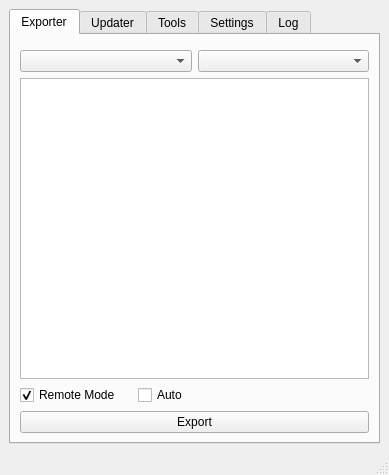
<?xml version="1.0" encoding="UTF-8"?>
<ui version="4.0">
 <class>MainWindow</class>
 <widget class="QMainWindow" name="MainWindow">
  <property name="geometry">
   <rect>
    <x>0</x>
    <y>0</y>
    <width>389</width>
    <height>475</height>
   </rect>
  </property>
  <property name="contextMenuPolicy">
   <enum>Qt::DefaultContextMenu</enum>
  </property>
  <property name="windowTitle">
   <string>Kamoo's TSM App</string>
  </property>
  <property name="unifiedTitleAndToolBarOnMac">
   <bool>false</bool>
  </property>
  <widget class="QWidget" name="centralwidget">
   <layout class="QVBoxLayout" name="verticalLayout_2">
    <item>
     <widget class="QTabWidget" name="tabWidget">
      <property name="currentIndex">
       <number>0</number>
      </property>
      <property name="tabBarAutoHide">
       <bool>false</bool>
      </property>
      <widget class="QWidget" name="tab_exporter">
       <attribute name="title">
        <string>Exporter</string>
       </attribute>
       <layout class="QVBoxLayout" name="verticalLayout_3">
        <item>
         <widget class="QWidget" name="widget" native="true">
          <layout class="QHBoxLayout" name="horizontalLayout">
           <property name="leftMargin">
            <number>0</number>
           </property>
           <property name="topMargin">
            <number>0</number>
           </property>
           <property name="rightMargin">
            <number>0</number>
           </property>
           <property name="bottomMargin">
            <number>0</number>
           </property>
          </layout>
         </widget>
        </item>
        <item>
         <widget class="QWidget" name="widget_3" native="true">
          <layout class="QHBoxLayout" name="horizontalLayout_3">
           <property name="leftMargin">
            <number>0</number>
           </property>
           <property name="topMargin">
            <number>0</number>
           </property>
           <property name="rightMargin">
            <number>0</number>
           </property>
           <property name="bottomMargin">
            <number>0</number>
           </property>
           <item>
            <widget class="QComboBox" name="comboBox_exporter_region">
             <property name="currentText">
              <string/>
             </property>
             <property name="placeholderText">
              <string/>
             </property>
            </widget>
           </item>
           <item>
            <widget class="QComboBox" name="comboBox_exporter_game_version">
             <property name="placeholderText">
              <string/>
             </property>
            </widget>
           </item>
          </layout>
         </widget>
        </item>
        <item>
         <widget class="QListView" name="listView_exporter_realms"/>
        </item>
        <item>
         <layout class="QHBoxLayout" name="horizontalLayout_5">
          <item>
           <widget class="QCheckBox" name="checkBox_exporter_remote">
            <property name="toolTip">
             <string>Export from DB on Github</string>
            </property>
            <property name="text">
             <string>Remote Mode</string>
            </property>
            <property name="checked">
             <bool>true</bool>
            </property>
           </widget>
          </item>
          <item>
           <widget class="QCheckBox" name="checkBox_exporter_auto">
            <property name="toolTip">
             <string>Automatically export when DB files related to selection were updated</string>
            </property>
            <property name="text">
             <string>Auto</string>
            </property>
           </widget>
          </item>
          <item alignment="Qt::AlignRight">
           <widget class="QLabel" name="label_exporter_time">
            <property name="text">
             <string/>
            </property>
           </widget>
          </item>
         </layout>
        </item>
        <item>
         <widget class="QPushButton" name="pushButton_exporter_export">
          <property name="text">
           <string>Export</string>
          </property>
          <property name="flat">
           <bool>false</bool>
          </property>
         </widget>
        </item>
       </layout>
      </widget>
      <widget class="QWidget" name="tab_updater">
       <attribute name="title">
        <string>Updater</string>
       </attribute>
       <layout class="QVBoxLayout" name="verticalLayout_4">
        <item>
         <widget class="QWidget" name="widget_4" native="true">
          <layout class="QHBoxLayout" name="horizontalLayout_4">
           <property name="leftMargin">
            <number>0</number>
           </property>
           <property name="topMargin">
            <number>0</number>
           </property>
           <property name="rightMargin">
            <number>0</number>
           </property>
           <property name="bottomMargin">
            <number>0</number>
           </property>
           <item>
            <widget class="QLineEdit" name="lineEdit_updater_id">
             <property name="toolTip">
              <string/>
             </property>
             <property name="inputMask">
              <string/>
             </property>
             <property name="text">
              <string/>
             </property>
             <property name="echoMode">
              <enum>QLineEdit::Password</enum>
             </property>
             <property name="placeholderText">
              <string>BN Client ID</string>
             </property>
            </widget>
           </item>
           <item>
            <widget class="QLineEdit" name="lineEdit_updater_secret">
             <property name="inputMask">
              <string/>
             </property>
             <property name="echoMode">
              <enum>QLineEdit::Password</enum>
             </property>
             <property name="placeholderText">
              <string>BN Client Secret</string>
             </property>
            </widget>
           </item>
          </layout>
         </widget>
        </item>
        <item>
         <widget class="QListView" name="listView_updater_combos"/>
        </item>
        <item>
         <widget class="QCheckBox" name="checkBox_updater_remote">
          <property name="toolTip">
           <string>Fork from Github when local DB not exist.</string>
          </property>
          <property name="text">
           <string>Fork Remote</string>
          </property>
          <property name="checked">
           <bool>true</bool>
          </property>
         </widget>
        </item>
        <item>
         <widget class="QPushButton" name="pushButton_updater_update">
          <property name="text">
           <string>Update</string>
          </property>
         </widget>
        </item>
       </layout>
      </widget>
      <widget class="QWidget" name="tab_tools">
       <attribute name="title">
        <string>Tools</string>
       </attribute>
       <layout class="QVBoxLayout" name="verticalLayout_5">
        <item>
         <spacer name="verticalSpacer_3">
          <property name="orientation">
           <enum>Qt::Vertical</enum>
          </property>
          <property name="sizeHint" stdset="0">
           <size>
            <width>20</width>
            <height>40</height>
           </size>
          </property>
         </spacer>
        </item>
        <item>
         <widget class="QPushButton" name="pushButton_tools_db_browse">
          <property name="text">
           <string>Browse DB</string>
          </property>
         </widget>
        </item>
        <item>
         <widget class="QPushButton" name="pushButton_tools_db_clear">
          <property name="styleSheet">
           <string notr="true"/>
          </property>
          <property name="text">
           <string>Clear DB </string>
          </property>
         </widget>
        </item>
        <item>
         <widget class="Line" name="line">
          <property name="orientation">
           <enum>Qt::Horizontal</enum>
          </property>
         </widget>
        </item>
        <item>
         <widget class="QPushButton" name="pushButton_tools_cache_browse">
          <property name="text">
           <string>Browse Cache</string>
          </property>
         </widget>
        </item>
        <item>
         <widget class="QPushButton" name="pushButton_tools_cache_clear">
          <property name="text">
           <string>Clear Cache</string>
          </property>
         </widget>
        </item>
        <item>
         <widget class="Line" name="line_2">
          <property name="orientation">
           <enum>Qt::Horizontal</enum>
          </property>
         </widget>
        </item>
        <item>
         <widget class="QPushButton" name="pushButton_tools_install_tsm">
          <property name="text">
           <string>Update TSM &amp;&amp; AppHelper</string>
          </property>
         </widget>
        </item>
        <item>
         <widget class="QPushButton" name="pushButton_tools_patch_tsm">
          <property name="text">
           <string>Patch LibRealmInfo</string>
          </property>
         </widget>
        </item>
        <item>
         <spacer name="verticalSpacer_2">
          <property name="orientation">
           <enum>Qt::Vertical</enum>
          </property>
          <property name="sizeHint" stdset="0">
           <size>
            <width>20</width>
            <height>40</height>
           </size>
          </property>
         </spacer>
        </item>
       </layout>
      </widget>
      <widget class="QWidget" name="tab_settings">
       <attribute name="title">
        <string>Settings</string>
       </attribute>
       <layout class="QGridLayout" name="gridLayout">
        <item row="7" column="1">
         <widget class="QLineEdit" name="lineEdit_settings_gh_proxy">
          <property name="toolTip">
           <string>Proxy of Github, for those who unable to access behind a firewall.</string>
          </property>
          <property name="text">
           <string/>
          </property>
         </widget>
        </item>
        <item row="6" column="1">
         <widget class="QLabel" name="label_settings_gh_proxy">
          <property name="text">
           <string>Github Proxy</string>
          </property>
         </widget>
        </item>
        <item row="4" column="1">
         <widget class="QLabel" name="label_settings_repo">
          <property name="text">
           <string>Remote Source</string>
          </property>
         </widget>
        </item>
        <item row="1" column="2">
         <widget class="QToolButton" name="toolButton_settings_db_path">
          <property name="text">
           <string>...</string>
          </property>
         </widget>
        </item>
        <item row="3" column="2">
         <widget class="QToolButton" name="toolButton_settings_game_path">
          <property name="text">
           <string>...</string>
          </property>
          <property name="toolButtonStyle">
           <enum>Qt::ToolButtonIconOnly</enum>
          </property>
          <property name="arrowType">
           <enum>Qt::NoArrow</enum>
          </property>
         </widget>
        </item>
        <item row="0" column="1">
         <widget class="QLabel" name="label_settings_db_path">
          <property name="text">
           <string>Local DB Path</string>
          </property>
         </widget>
        </item>
        <item row="2" column="1">
         <widget class="QLabel" name="label_settings_game_path">
          <property name="text">
           <string>World of Warcraft Install Path</string>
          </property>
         </widget>
        </item>
        <item row="5" column="1">
         <widget class="QLineEdit" name="lineEdit_settings_repo">
          <property name="toolTip">
           <string>Used as source in remote mode, also for software update. Only accepting Github.</string>
          </property>
          <property name="text">
           <string/>
          </property>
         </widget>
        </item>
        <item row="1" column="1">
         <widget class="QLineEdit" name="lineEdit_settings_db_path">
          <property name="toolTip">
           <string>Local DB path, defaults to 'db' (under current folder)</string>
          </property>
          <property name="text">
           <string/>
          </property>
         </widget>
        </item>
        <item row="10" column="1">
         <spacer name="verticalSpacer">
          <property name="orientation">
           <enum>Qt::Vertical</enum>
          </property>
          <property name="sizeHint" stdset="0">
           <size>
            <width>20</width>
            <height>40</height>
           </size>
          </property>
         </spacer>
        </item>
        <item row="8" column="1">
         <widget class="QLabel" name="label_settings_locale">
          <property name="text">
           <string>Language</string>
          </property>
         </widget>
        </item>
        <item row="3" column="1">
         <widget class="QLineEdit" name="lineEdit_settings_game_path">
          <property name="toolTip">
           <string>Base path of WoW, e.g. 'C:\Program Files (x86)\World of Warcraft'</string>
          </property>
         </widget>
        </item>
        <item row="7" column="2">
         <widget class="QCheckBox" name="checkBox_settings_gh_proxy">
          <property name="text">
           <string>Enable</string>
          </property>
          <property name="checked">
           <bool>true</bool>
          </property>
         </widget>
        </item>
        <item row="9" column="1">
         <widget class="QComboBox" name="comboBox_settings_locale"/>
        </item>
       </layout>
      </widget>
      <widget class="QWidget" name="tab_log">
       <attribute name="title">
        <string>Log</string>
       </attribute>
       <layout class="QVBoxLayout" name="verticalLayout">
        <item>
         <widget class="QWidget" name="widget_2" native="true">
          <layout class="QHBoxLayout" name="horizontalLayout_2">
           <property name="leftMargin">
            <number>0</number>
           </property>
           <property name="topMargin">
            <number>0</number>
           </property>
           <property name="rightMargin">
            <number>0</number>
           </property>
           <property name="bottomMargin">
            <number>0</number>
           </property>
           <item>
            <widget class="QLabel" name="label_log_log_level">
             <property name="text">
              <string>Logging Level</string>
             </property>
            </widget>
           </item>
           <item>
            <widget class="QComboBox" name="comboBox_log_log_level"/>
           </item>
          </layout>
         </widget>
        </item>
        <item>
         <widget class="QPlainTextEdit" name="plainTextEdit_log_log">
          <property name="horizontalScrollBarPolicy">
           <enum>Qt::ScrollBarAsNeeded</enum>
          </property>
          <property name="undoRedoEnabled">
           <bool>false</bool>
          </property>
          <property name="lineWrapMode">
           <enum>QPlainTextEdit::NoWrap</enum>
          </property>
          <property name="readOnly">
           <bool>true</bool>
          </property>
          <property name="centerOnScroll">
           <bool>false</bool>
          </property>
         </widget>
        </item>
       </layout>
      </widget>
     </widget>
    </item>
   </layout>
  </widget>
  <widget class="QStatusBar" name="statusbar"/>
 </widget>
 <resources/>
 <connections>
  <connection>
   <sender>checkBox_settings_gh_proxy</sender>
   <signal>toggled(bool)</signal>
   <receiver>lineEdit_settings_gh_proxy</receiver>
   <slot>setEnabled(bool)</slot>
   <hints>
    <hint type="sourcelabel">
     <x>282</x>
     <y>206</y>
    </hint>
    <hint type="destinationlabel">
     <x>216</x>
     <y>208</y>
    </hint>
   </hints>
  </connection>
 </connections>
</ui>
